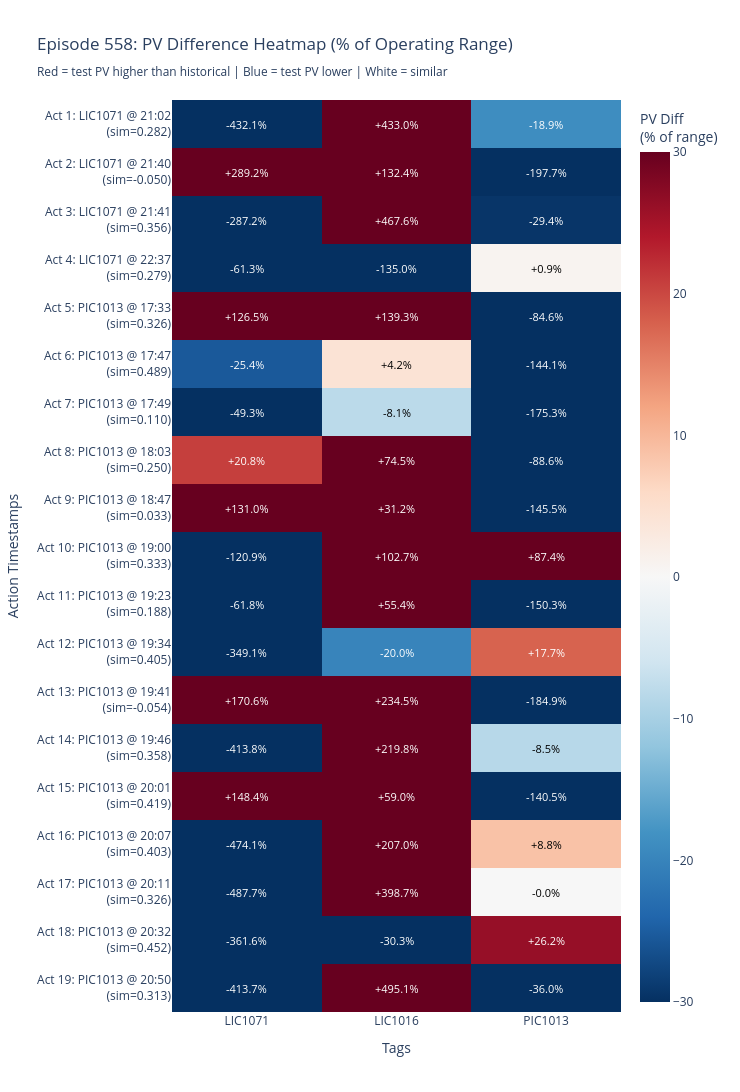

Notebook source saved alongside this figure:
### Markdown cell above
---
## Plot 3: Heatmap of PV Differences — Bird's Eye View

Matrix view across all action timestamps in an episode:
- **Rows** = action timestamps (chronological)
- **Columns** = configured tags
- **Color** = PV difference as **% of operating range** (test PV - historical PV) / range × 100
  - **White/near-zero** = plant states are very similar for this tag
  - **Blue** = test PV is lower than historical
  - **Red** = test PV is higher than historical

Hover shows raw PV values for both test and historical.

### Code cell
def plot_heatmap_comparison(comparison_records, comparison_tags=COMPARISON_TAGS):
    """
    Heatmap of PV differences (as % of operating range) between test and historical.
    Rows = action timestamps, Columns = tags.
    """
    n_actions = len(comparison_records)
    if n_actions == 0:
        print("No comparison records to plot.")
        return None
    
    episode_id = comparison_records[0]['episode_id']
    
    col_names = [t.replace('03', '').replace('_', '') for t in comparison_tags]
    row_labels = []
    diff_matrix = []
    annotations_text = []
    
    for record in comparison_records:
        time_str = record['action_time'].strftime('%H:%M')
        src = record['actual_source'].replace('03', '').replace('_', '')
        sim = record.get('similarity', 0)
        row_labels.append(f"Act {record['action_group']}: {src} @ {time_str}<br>(sim={sim:.3f})")
        
        row_diffs = []
        row_text = []
        for tag in comparison_tags:
            diff_pct = record.get(f'{tag}_pv_diff_pct', 0) or 0
            row_diffs.append(diff_pct)
            
            t_pv = record.get(f'{tag}_test_pv', np.nan)
            h_pv = record.get(f'{tag}_hist_pv', np.nan)
            raw_diff = record.get(f'{tag}_pv_diff', np.nan)
            row_text.append(
                f"Test PV: {t_pv:.2f}<br>"
                f"Hist PV: {h_pv:.2f}<br>"
                f"Diff: {raw_diff:+.2f}<br>"
                f"% of Range: {diff_pct:+.1f}%"
            )
        
        diff_matrix.append(row_diffs)
        annotations_text.append(row_text)
    
    diff_array = np.array(diff_matrix)
    
    fig = go.Figure(data=go.Heatmap(
        z=diff_array,
        x=col_names,
        y=row_labels,
        colorscale='RdBu_r',
        zmid=0,
        zmin=-30,
        zmax=30,
        text=annotations_text,
        hovertemplate='%{y}<br>%{x}<br>%{text}<extra></extra>',
        colorbar=dict(title='PV Diff<br>(% of range)')
    ))
    
    # Annotate cells with % values
    for i in range(len(diff_matrix)):
        for j in range(len(diff_matrix[i])):
            val = diff_matrix[i][j]
            fig.add_annotation(
                x=col_names[j], y=row_labels[i],
                text=f"{val:+.1f}%",
                showarrow=False,
                font=dict(size=11, color='black' if abs(val) < 15 else 'white')
            )
    
    fig.update_layout(
        title=f'Episode {episode_id}: PV Difference Heatmap (% of Operating Range)<br>'
              f'<sub>Red = test PV higher than historical | Blue = test PV lower | White = similar</sub>',
        height=max(300, 80 * n_actions + 150),
        width=max(500, 180 * len(col_names) + 200),
        xaxis_title='Tags',
        yaxis_title='Action Timestamps',
        yaxis=dict(autorange='reversed'),
    )
    
    return fig


# Demo
if len(test_comparison) > 0:
    fig_heatmap = plot_heatmap_comparison(test_comparison)
    fig_heatmap.show()

### Figure 1 — Plotly figure (JSON) as saved in the notebook; plotly's stock layout.template omitted (floating-point values rounded to 4 significant figures)
{"data": [{"colorbar": {"title": {"text": "PV Diff<br>(% of range)"}}, "colorscale": [[0, "rgb(5,48,97)"], [0.1, "rgb(33,102,172)"], [0.2, "rgb(67,147,195)"], [0.3, "rgb(146,197,222)"], [0.4, "rgb(209,229,240)"], [0.5, "rgb(247,247,247)"], [0.6, "rgb(253,219,199)"], [0.7, "rgb(244,165,130)"], [0.8, "rgb(214,96,77)"], [0.9, "rgb(178,24,43)"], [1, "rgb(103,0,31)"]], "hovertemplate": "%{y}<br>%{x}<br>%{text}<extra></extra>", "text": [["Test PV: 8.95<br>Hist PV: 39.92<br>Diff: -30.97<br>% of Range: -432.1%", "Test PV: 54.65<br>Hist PV: 33.20<br>Diff: +21.46<br>% of Range: +433.0%", "Test PV: 148.67<br>Hist PV: 162.84<br>Diff: -14.17<br>% of Range: -18.9%"], ["Test PV: 60.91<br>Hist PV: 40.19<br>Diff: +20.72<br>% of Range: +289.2%", "Test PV: 49.07<br>Hist PV: 42.51<br>Diff: +6.56<br>% of Range: +132.4%", "Test PV: 169.61<br>Hist PV: 318.17<br>Diff: -148.56<br>% of Range: -197.7%"], ["Test PV: 19.34<br>Hist PV: 39.92<br>Diff: -20.58<br>% of Range: -287.2%", "Test PV: 56.37<br>Hist PV: 33.20<br>Diff: +23.17<br>% of Range: +467.6%", "Test PV: 140.73<br>Hist PV: 162.84<br>Diff: -22.10<br>% of Range: -29.4%"], ["Test PV: 45.99<br>Hist PV: 50.38<br>Diff: -4.40<br>% of Range: -61.3%", "Test PV: 37.43<br>Hist PV: 44.12<br>Diff: -6.69<br>% of Range: -135.0%", "Test PV: 318.13<br>Hist PV: 317.47<br>Diff: +0.66<br>% of Range: +0.9%"], ["Test PV: 46.38<br>Hist PV: 37.32<br>Diff: +9.06<br>% of Range: +126.5%", "Test PV: 49.94<br>Hist PV: 43.03<br>Diff: +6.90<br>% of Range: +139.3%", "Test PV: 254.62<br>Hist PV: 318.17<br>Diff: -63.55<br>% of Range: -84.6%"], ["Test PV: 48.56<br>Hist PV: 50.38<br>Diff: -1.82<br>% of Range: -25.4%", "Test PV: 44.33<br>Hist PV: 44.12<br>Diff: +0.21<br>% of Range: +4.2%", "Test PV: 209.20<br>Hist PV: 317.47<br>Diff: -108.27<br>% of Range: -144.1%"], ["Test PV: 33.79<br>Hist PV: 37.32<br>Diff: -3.53<br>% of Range: -49.3%", "Test PV: 42.63<br>Hist PV: 43.03<br>Diff: -0.40<br>% of Range: -8.1%", "Test PV: 186.41<br>Hist PV: 318.17<br>Diff: -131.76<br>% of Range: -175.3%"], ["Test PV: 41.67<br>Hist PV: 40.19<br>Diff: +1.49<br>% of Range: +20.8%", "Test PV: 46.20<br>Hist PV: 42.51<br>Diff: +3.69<br>% of Range: +74.5%", "Test PV: 251.56<br>Hist PV: 318.17<br>Diff: -66.61<br>% of Range: -88.6%"], ["Test PV: 49.71<br>Hist PV: 40.32<br>Diff: +9.39<br>% of Range: +131.0%", "Test PV: 44.85<br>Hist PV: 43.31<br>Diff: +1.55<br>% of Range: +31.2%", "Test PV: 208.78<br>Hist PV: 318.17<br>Diff: -109.39<br>% of Range: -145.5%"], ["Test PV: 32.25<br>Hist PV: 40.91<br>Diff: -8.66<br>% of Range: -120.9%", "Test PV: 47.18<br>Hist PV: 42.09<br>Diff: +5.09<br>% of Range: +102.7%", "Test PV: 204.77<br>Hist PV: 139.08<br>Diff: +65.69<br>% of Range: +87.4%"], ["Test PV: 30.20<br>Hist PV: 34.63<br>Diff: -4.43<br>% of Range: -61.8%", "Test PV: 41.80<br>Hist PV: 39.06<br>Diff: +2.74<br>% of Range: +55.4%", "Test PV: 205.22<br>Hist PV: 318.16<br>Diff: -112.94<br>% of Range: -150.3%"], ["Test PV: 15.89<br>Hist PV: 40.91<br>Diff: -25.02<br>% of Range: -349.1%", "Test PV: 41.10<br>Hist PV: 42.09<br>Diff: -0.99<br>% of Range: -20.0%", "Test PV: 152.41<br>Hist PV: 139.08<br>Diff: +13.33<br>% of Range: +17.7%"], ["Test PV: 52.41<br>Hist PV: 40.19<br>Diff: +12.22<br>% of Range: +170.6%", "Test PV: 54.13<br>Hist PV: 42.51<br>Diff: +11.62<br>% of Range: +234.5%", "Test PV: 179.21<br>Hist PV: 318.17<br>Diff: -138.95<br>% of Range: -184.9%"], ["Test PV: 10.27<br>Hist PV: 39.92<br>Diff: -29.65<br>% of Range: -413.8%", "Test PV: 44.09<br>Hist PV: 33.20<br>Diff: +10.89<br>% of Range: +219.8%", "Test PV: 156.46<br>Hist PV: 162.84<br>Diff: -6.38<br>% of Range: -8.5%"], ["Test PV: 61.02<br>Hist PV: 50.38<br>Diff: +10.64<br>% of Range: +148.4%", "Test PV: 47.04<br>Hist PV: 44.12<br>Diff: +2.92<br>% of Range: +59.0%", "Test PV: 211.88<br>Hist PV: 317.47<br>Diff: -105.59<br>% of Range: -140.5%"], ["Test PV: 5.95<br>Hist PV: 39.92<br>Diff: -33.97<br>% of Range: -474.1%", "Test PV: 43.45<br>Hist PV: 33.20<br>Diff: +10.26<br>% of Range: +207.0%", "Test PV: 169.45<br>Hist PV: 162.84<br>Diff: +6.61<br>% of Range: +8.8%"], ["Test PV: 4.97<br>Hist PV: 39.92<br>Diff: -34.95<br>% of Range: -487.7%", "Test PV: 52.96<br>Hist PV: 33.20<br>Diff: +19.76<br>% of Range: +398.7%", "Test PV: 162.83<br>Hist PV: 162.84<br>Diff: -0.01<br>% of Range: -0.0%"], ["Test PV: 14.01<br>Hist PV: 39.92<br>Diff: -25.91<br>% of Range: -361.6%", "Test PV: 31.70<br>Hist PV: 33.20<br>Diff: -1.50<br>% of Range: -30.3%", "Test PV: 182.54<br>Hist PV: 162.84<br>Diff: +19.70<br>% of Range: +26.2%"], ["Test PV: 10.27<br>Hist PV: 39.92<br>Diff: -29.65<br>% of Range: -413.7%", "Test PV: 57.73<br>Hist PV: 33.20<br>Diff: +24.54<br>% of Range: +495.1%", "Test PV: 135.75<br>Hist PV: 162.84<br>Diff: -27.09<br>% of Range: -36.0%"]], "type": "heatmap", "x": ["LIC1071", "LIC1016", "PIC1013"], "y": ["Act 1: LIC1071 @ 21:02<br>(sim=0.282)", "Act 2: LIC1071 @ 21:40<br>(sim=-0.050)", "Act 3: LIC1071 @ 21:41<br>(sim=0.356)", "Act 4: LIC1071 @ 22:37<br>(sim=0.279)", "Act 5: PIC1013 @ 17:33<br>(sim=0.326)", "Act 6: PIC1013 @ 17:47<br>(sim=0.489)", "Act 7: PIC1013 @ 17:49<br>(sim=0.110)", "Act 8: PIC1013 @ 18:03<br>(sim=0.250)", "Act 9: PIC1013 @ 18:47<br>(sim=0.033)", "Act 10: PIC1013 @ 19:00<br>(sim=0.333)", "Act 11: PIC1013 @ 19:23<br>(sim=0.188)", "Act 12: PIC1013 @ 19:34<br>(sim=0.405)", "Act 13: PIC1013 @ 19:41<br>(sim=-0.054)", "Act 14: PIC1013 @ 19:46<br>(sim=0.358)", "Act 15: PIC1013 @ 20:01<br>(sim=0.419)", "Act 16: PIC1013 @ 20:07<br>(sim=0.403)", "Act 17: PIC1013 @ 20:11<br>(sim=0.326)", "Act 18: PIC1013 @ 20:32<br>(sim=0.452)", "Act 19: PIC1013 @ 20:50<br>(sim=0.313)"], "z": [[-432.1, 433.0, -18.85], [289.2, 132.4, -197.7], [-287.2, 467.6, -29.41], [-61.35, -135.0, 0.8787], [126.5, 139.3, -84.55], [-25.43, 4.236, -144.1], [-49.31, -8.087, -175.3], [20.76, 74.47, -88.62], [131.0, 31.2, -145.5], [-120.9, 102.7, 87.4], [-61.83, 55.36, -150.3], [-349.1, -19.98, 17.74], [170.6, 234.5, -184.9], [-413.8, 219.8, -8.485], [148.4, 58.96, -140.5], [-474.1, 207.0, 8.793], [-487.7, 398.7, -0.01441], [-361.6, -30.33, 26.21], [-413.7, 495.1, -36.04]], "zmax": 30, "zmid": 0, "zmin": -30}], "layout": {"annotations": [{"font": {"color": "white", "size": 11}, "showarrow": false, "text": "-432.1%", "x": "LIC1071", "y": "Act 1: LIC1071 @ 21:02<br>(sim=0.282)"}, {"font": {"color": "white", "size": 11}, "showarrow": false, "text": "+433.0%", "x": "LIC1016", "y": "Act 1: LIC1071 @ 21:02<br>(sim=0.282)"}, {"font": {"color": "white", "size": 11}, "showarrow": false, "text": "-18.9%", "x": "PIC1013", "y": "Act 1: LIC1071 @ 21:02<br>(sim=0.282)"}, {"font": {"color": "white", "size": 11}, "showarrow": false, "text": "+289.2%", "x": "LIC1071", "y": "Act 2: LIC1071 @ 21:40<br>(sim=-0.050)"}, {"font": {"color": "white", "size": 11}, "showarrow": false, "text": "+132.4%", "x": "LIC1016", "y": "Act 2: LIC1071 @ 21:40<br>(sim=-0.050)"}, {"font": {"color": "white", "size": 11}, "showarrow": false, "text": "-197.7%", "x": "PIC1013", "y": "Act 2: LIC1071 @ 21:40<br>(sim=-0.050)"}, {"font": {"color": "white", "size": 11}, "showarrow": false, "text": "-287.2%", "x": "LIC1071", "y": "Act 3: LIC1071 @ 21:41<br>(sim=0.356)"}, {"font": {"color": "white", "size": 11}, "showarrow": false, "text": "+467.6%", "x": "LIC1016", "y": "Act 3: LIC1071 @ 21:41<br>(sim=0.356)"}, {"font": {"color": "white", "size": 11}, "showarrow": false, "text": "-29.4%", "x": "PIC1013", "y": "Act 3: LIC1071 @ 21:41<br>(sim=0.356)"}, {"font": {"color": "white", "size": 11}, "showarrow": false, "text": "-61.3%", "x": "LIC1071", "y": "Act 4: LIC1071 @ 22:37<br>(sim=0.279)"}, {"font": {"color": "white", "size": 11}, "showarrow": false, "text": "-135.0%", "x": "LIC1016", "y": "Act 4: LIC1071 @ 22:37<br>(sim=0.279)"}, {"font": {"color": "black", "size": 11}, "showarrow": false, "text": "+0.9%", "x": "PIC1013", "y": "Act 4: LIC1071 @ 22:37<br>(sim=0.279)"}, {"font": {"color": "white", "size": 11}, "showarrow": false, "text": "+126.5%", "x": "LIC1071", "y": "Act 5: PIC1013 @ 17:33<br>(sim=0.326)"}, {"font": {"color": "white", "size": 11}, "showarrow": false, "text": "+139.3%", "x": "LIC1016", "y": "Act 5: PIC1013 @ 17:33<br>(sim=0.326)"}, {"font": {"color": "white", "size": 11}, "showarrow": false, "text": "-84.6%", "x": "PIC1013", "y": "Act 5: PIC1013 @ 17:33<br>(sim=0.326)"}, {"font": {"color": "white", "size": 11}, "showarrow": false, "text": "-25.4%", "x": "LIC1071", "y": "Act 6: PIC1013 @ 17:47<br>(sim=0.489)"}, {"font": {"color": "black", "size": 11}, "showarrow": false, "text": "+4.2%", "x": "LIC1016", "y": "Act 6: PIC1013 @ 17:47<br>(sim=0.489)"}, {"font": {"color": "white", "size": 11}, "showarrow": false, "text": "-144.1%", "x": "PIC1013", "y": "Act 6: PIC1013 @ 17:47<br>(sim=0.489)"}, {"font": {"color": "white", "size": 11}, "showarrow": false, "text": "-49.3%", "x": "LIC1071", "y": "Act 7: PIC1013 @ 17:49<br>(sim=0.110)"}, {"font": {"color": "black", "size": 11}, "showarrow": false, "text": "-8.1%", "x": "LIC1016", "y": "Act 7: PIC1013 @ 17:49<br>(sim=0.110)"}, {"font": {"color": "white", "size": 11}, "showarrow": false, "text": "-175.3%", "x": "PIC1013", "y": "Act 7: PIC1013 @ 17:49<br>(sim=0.110)"}, {"font": {"color": "white", "size": 11}, "showarrow": false, "text": "+20.8%", "x": "LIC1071", "y": "Act 8: PIC1013 @ 18:03<br>(sim=0.250)"}, {"font": {"color": "white", "size": 11}, "showarrow": false, "text": "+74.5%", "x": "LIC1016", "y": "Act 8: PIC1013 @ 18:03<br>(sim=0.250)"}, {"font": {"color": "white", "size": 11}, "showarrow": false, "text": "-88.6%", "x": "PIC1013", "y": "Act 8: PIC1013 @ 18:03<br>(sim=0.250)"}, {"font": {"color": "white", "size": 11}, "showarrow": false, "text": "+131.0%", "x": "LIC1071", "y": "Act 9: PIC1013 @ 18:47<br>(sim=0.033)"}, {"font": {"color": "white", "size": 11}, "showarrow": false, "text": "+31.2%", "x": "LIC1016", "y": "Act 9: PIC1013 @ 18:47<br>(sim=0.033)"}, {"font": {"color": "white", "size": 11}, "showarrow": false, "text": "-145.5%", "x": "PIC1013", "y": "Act 9: PIC1013 @ 18:47<br>(sim=0.033)"}, {"font": {"color": "white", "size": 11}, "showarrow": false, "text": "-120.9%", "x": "LIC1071", "y": "Act 10: PIC1013 @ 19:00<br>(sim=0.333)"}, {"font": {"color": "white", "size": 11}, "showarrow": false, "text": "+102.7%", "x": "LIC1016", "y": "Act 10: PIC1013 @ 19:00<br>(sim=0.333)"}, {"font": {"color": "white", "size": 11}, "showarrow": false, "text": "+87.4%", "x": "PIC1013", "y": "Act 10: PIC1013 @ 19:00<br>(sim=0.333)"}, {"font": {"color": "white", "size": 11}, "showarrow": false, "text": "-61.8%", "x": "LIC1071", "y": "Act 11: PIC1013 @ 19:23<br>(sim=0.188)"}, {"font": {"color": "white", "size": 11}, "showarrow": false, "text": "+55.4%", "x": "LIC1016", "y": "Act 11: PIC1013 @ 19:23<br>(sim=0.188)"}, {"font": {"color": "white", "size": 11}, "showarrow": false, "text": "-150.3%", "x": "PIC1013", "y": "Act 11: PIC1013 @ 19:23<br>(sim=0.188)"}, {"font": {"color": "white", "size": 11}, "showarrow": false, "text": "-349.1%", "x": "LIC1071", "y": "Act 12: PIC1013 @ 19:34<br>(sim=0.405)"}, {"font": {"color": "white", "size": 11}, "showarrow": false, "text": "-20.0%", "x": "LIC1016", "y": "Act 12: PIC1013 @ 19:34<br>(sim=0.405)"}, {"font": {"color": "white", "size": 11}, "showarrow": false, "text": "+17.7%", "x": "PIC1013", "y": "Act 12: PIC1013 @ 19:34<br>(sim=0.405)"}, {"font": {"color": "white", "size": 11}, "showarrow": false, "text": "+170.6%", "x": "LIC1071", "y": "Act 13: PIC1013 @ 19:41<br>(sim=-0.054)"}, {"font": {"color": "white", "size": 11}, "showarrow": false, "text": "+234.5%", "x": "LIC1016", "y": "Act 13: PIC1013 @ 19:41<br>(sim=-0.054)"}, {"font": {"color": "white", "size": 11}, "showarrow": false, "text": "-184.9%", "x": "PIC1013", "y": "Act 13: PIC1013 @ 19:41<br>(sim=-0.054)"}, {"font": {"color": "white", "size": 11}, "showarrow": false, "text": "-413.8%", "x": "LIC1071", "y": "Act 14: PIC1013 @ 19:46<br>(sim=0.358)"}, {"font": {"color": "white", "size": 11}, "showarrow": false, "text": "+219.8%", "x": "LIC1016", "y": "Act 14: PIC1013 @ 19:46<br>(sim=0.358)"}, {"font": {"color": "black", "size": 11}, "showarrow": false, "text": "-8.5%", "x": "PIC1013", "y": "Act 14: PIC1013 @ 19:46<br>(sim=0.358)"}, {"font": {"color": "white", "size": 11}, "showarrow": false, "text": "+148.4%", "x": "LIC1071", "y": "Act 15: PIC1013 @ 20:01<br>(sim=0.419)"}, {"font": {"color": "white", "size": 11}, "showarrow": false, "text": "+59.0%", "x": "LIC1016", "y": "Act 15: PIC1013 @ 20:01<br>(sim=0.419)"}, {"font": {"color": "white", "size": 11}, "showarrow": false, "text": "-140.5%", "x": "PIC1013", "y": "Act 15: PIC1013 @ 20:01<br>(sim=0.419)"}, {"font": {"color": "white", "size": 11}, "showarrow": false, "text": "-474.1%", "x": "LIC1071", "y": "Act 16: PIC1013 @ 20:07<br>(sim=0.403)"}, {"font": {"color": "white", "size": 11}, "showarrow": false, "text": "+207.0%", "x": "LIC1016", "y": "Act 16: PIC1013 @ 20:07<br>(sim=0.403)"}, {"font": {"color": "black", "size": 11}, "showarrow": false, "text": "+8.8%", "x": "PIC1013", "y": "Act 16: PIC1013 @ 20:07<br>(sim=0.403)"}, {"font": {"color": "white", "size": 11}, "showarrow": false, "text": "-487.7%", "x": "LIC1071", "y": "Act 17: PIC1013 @ 20:11<br>(sim=0.326)"}, {"font": {"color": "white", "size": 11}, "showarrow": false, "text": "+398.7%", "x": "LIC1016", "y": "Act 17: PIC1013 @ 20:11<br>(sim=0.326)"}, {"font": {"color": "black", "size": 11}, "showarrow": false, "text": "-0.0%", "x": "PIC1013", "y": "Act 17: PIC1013 @ 20:11<br>(sim=0.326)"}, {"font": {"color": "white", "size": 11}, "showarrow": false, "text": "-361.6%", "x": "LIC1071", "y": "Act 18: PIC1013 @ 20:32<br>(sim=0.452)"}, {"font": {"color": "white", "size": 11}, "showarrow": false, "text": "-30.3%", "x": "LIC1016", "y": "Act 18: PIC1013 @ 20:32<br>(sim=0.452)"}, {"font": {"color": "white", "size": 11}, "showarrow": false, "text": "+26.2%", "x": "PIC1013", "y": "Act 18: PIC1013 @ 20:32<br>(sim=0.452)"}, {"font": {"color": "white", "size": 11}, "showarrow": false, "text": "-413.7%", "x": "LIC1071", "y": "Act 19: PIC1013 @ 20:50<br>(sim=0.313)"}, {"font": {"color": "white", "size": 11}, "showarrow": false, "text": "+495.1%", "x": "LIC1016", "y": "Act 19: PIC1013 @ 20:50<br>(sim=0.313)"}, {"font": {"color": "white", "size": 11}, "showarrow": false, "text": "-36.0%", "x": "PIC1013", "y": "Act 19: PIC1013 @ 20:50<br>(sim=0.313)"}], "height": 1670, "title": {"text": "Episode 558: PV Difference Heatmap (% of Operating Range)<br><sub>Red = test PV higher than historical | Blue = test PV lower | White = similar</sub>"}, "width": 740, "xaxis": {"title": {"text": "Tags"}}, "yaxis": {"autorange": "reversed", "title": {"text": "Action Timestamps"}}}}
